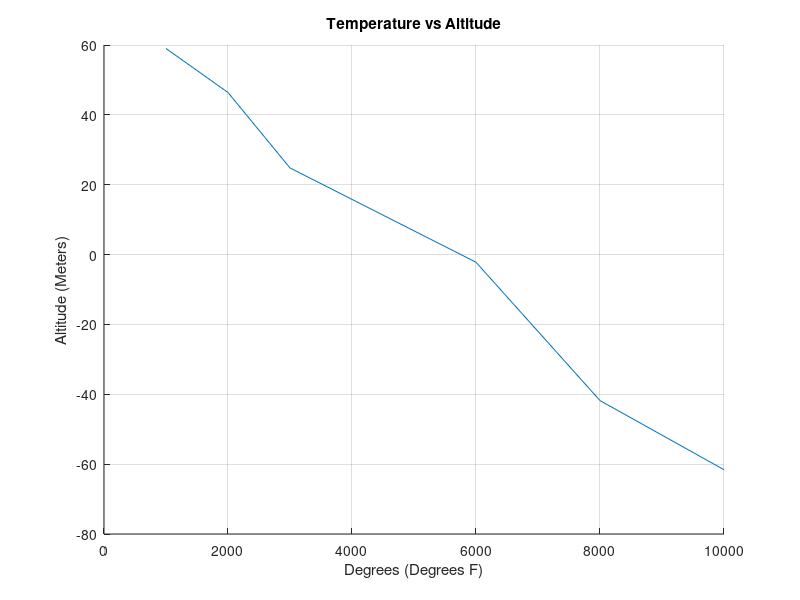

Recreate this plot in MATLAB.
%HWproblem4_2.m
%Harrison Leece, 2/3/17
%Creae a data file with two columns, with the first representing altitude
%and the second representing corresponding temperature.
clear, clf

hold on
load alttemp.txt
M = alttemp
X = M(1:6)
Y = (M(7:12)-273) * (9/5) + 32
plot(X,Y)
grid
title('Temperature vs Altitude')
xlabel('Degrees (Degrees F)')
ylabel('Altitude (Meters)')
